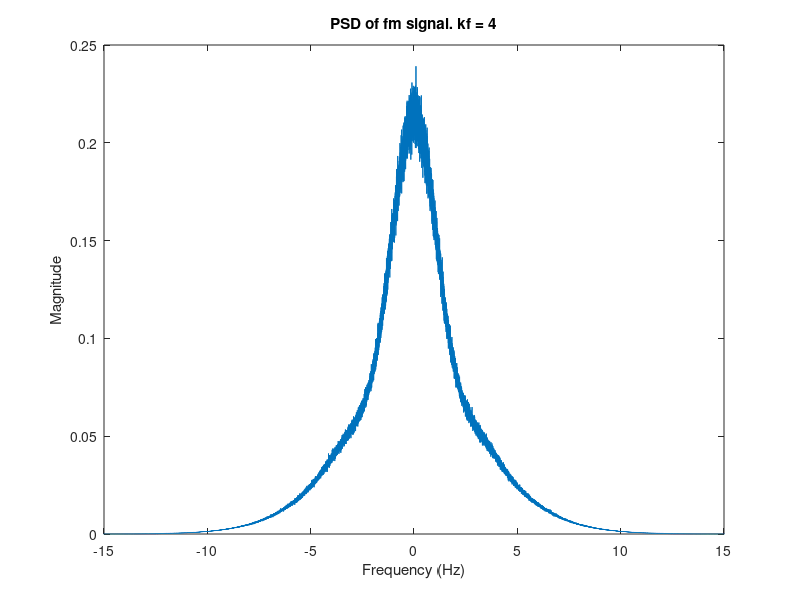

Source code (MATLAB):
oversampling_factor = 16;

%for a pulse with amplitude one, the max frequency deviation is given by kf
kf=4;

%increase the oversampling factor if kf (and hence frequency deviation, and hence bw of FM s 
oversampling_factor = ceil(max(kf,1)*oversampling_factor);

ts=1/oversampling_factor; %sampling time

nsamples = ceil(1/ts);
% pulse = ones(nsamples,1); %rectangular pulse
pulse_time = 0:ts:1;
pulse = sin(pi*pulse_time);

% calculating PSD

nsymbols =1000;
symbols=zeros(nsymbols,1);
nruns=1000;
fs_desired=0.1;
Nmin = ceil(1/(fs_desired*ts)); %minimum length DFT for desired frequency granularity 
message_length=1+(nsymbols-1)*nsamples+length(pulse)-1;
Nmin = max(message_length,Nmin);
% %for efficient computation, choose FFT size to be power of 2
Nfft = 2^(nextpow2(Nmin)) %FFT size = the next power of 2 at least as big as Nmin 
psd=zeros(Nfft,1);

for runs=1:nruns,
	%random symbol sequence
	% symbols = sign(rand(nsymbols,1)-0.5); 
	symbols = randn(nsymbols,1);
	nsymbols_upsampled = 1+(nsymbols-1)*nsamples; 
	symbols_upsampled = zeros(nsymbols_upsampled,1); 
	symbols_upsampled(1:nsamples:nsymbols_upsampled) = symbols; 
	message = conv(symbols_upsampled,pulse);
	%FM signal phase
	theta = 2*pi*kf*ts*cumsum(message);
	cenvelope = exp(j*theta);
	time = (0:length(cenvelope)-1)*ts;
	% %freq domain signal computed using DFT
	cenvelope_freq = ts*fft(cenvelope,Nfft); %FFT of size Nfft, automatically zeropads as needed 
	cenvelope_freq_centered = fftshift(cenvelope_freq); %shifts DC to center of spectrum 
	psd=psd+abs(cenvelope_freq_centered).^2;
end

psd=psd/(nruns*nsymbols);
fs=1/(Nfft*ts) %actual frequency resolution attained
% %set of frequencies for which Fourier transform has been computed using DFT
freqs = ((1:Nfft)-1-Nfft/2)*fs;
%plot the PSD
plot(freqs,psd);
title(["PSD of fm signal. kf = ", num2str(kf)]);
ylabel("Magnitude");
xlabel("Frequency (Hz)");
xlim([-15, 15]);
print -dpng 7b.png